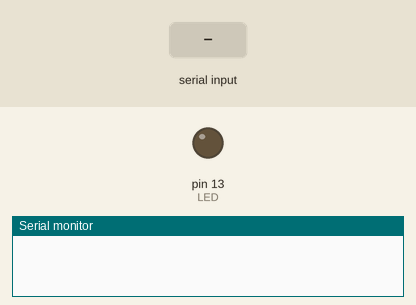
This sketch was run on a simulated Arduino Uno, built with avr-gcc and run on an emulated ATmega328P. Parts: output pins drawn as LEDs (lit = HIGH), the last lines printed to the serial monitor. Inputs (shaded band) come from the test bench.

Above: at 1.2 s.
1.3 s: "1" received over the second serial link
At 1.6 s:
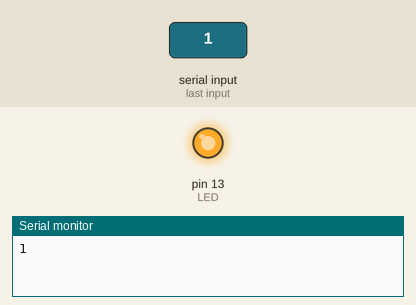
2.8 s: "0" received over the second serial link
At 3.9 s:
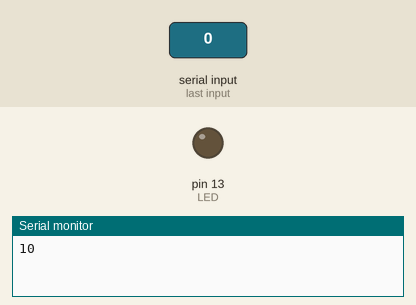
Timing chart, 0 to 5.8 s (numbered marks = the images above; inputs shaded):
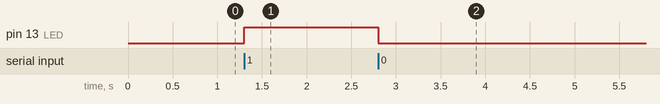

Measured:
- after the input at 1.3 s, pin 13 (LED): LOW → HIGH at once
- after the input at 2.8 s, pin 13 (LED): HIGH → LOW at once

The sketch:

bt2.ino
```cpp
#include <SoftwareSerial.h>   // Incluimos la librería  SoftwareSerial
#define   LED   13          //Pin para el LED

SoftwareSerial ModuloHC05 (10, 11);  //pin RX, pin TX

void setup() {

 Serial.begin(9600);        //Inicializa puerto serie
 ModuloHC05.begin(9600);    //Inicializa puerto serie de BT

 pinMode (LED, OUTPUT);      //defino al led como Salida

 digitalWrite (LED, 0);      //el estado es 0
}

void loop() {
 char dato;
 if (ModuloHC05.available()) {              //SI Llega algo por bluetooth
  dato=ModuloHC05.read();                   //Leer lo que llegó
  Serial.write(dato);                       //Sacarlo al serial
  if (dato=='1') digitalWrite (LED, 1);     //Si es "1", prende el LED
  if (dato=='0') digitalWrite (LED, 0);     //Si es "0", apaga el LED

 }


}
```
